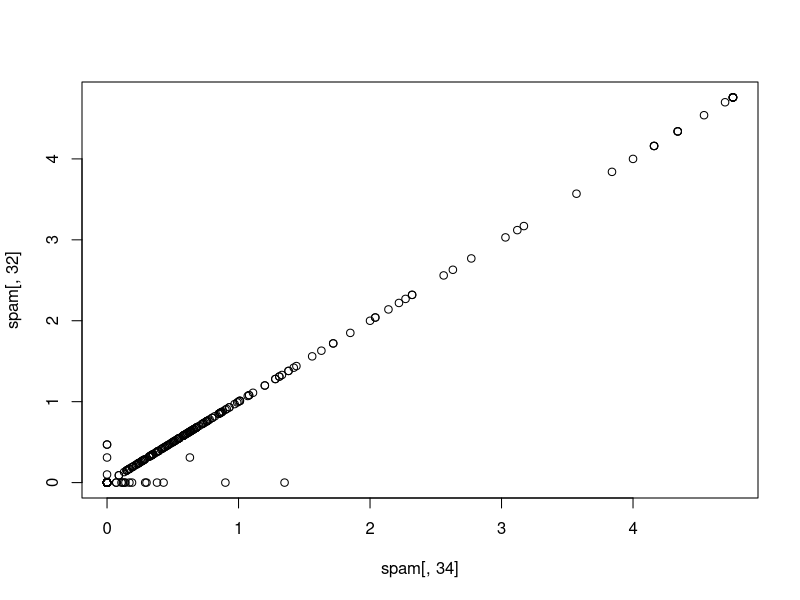
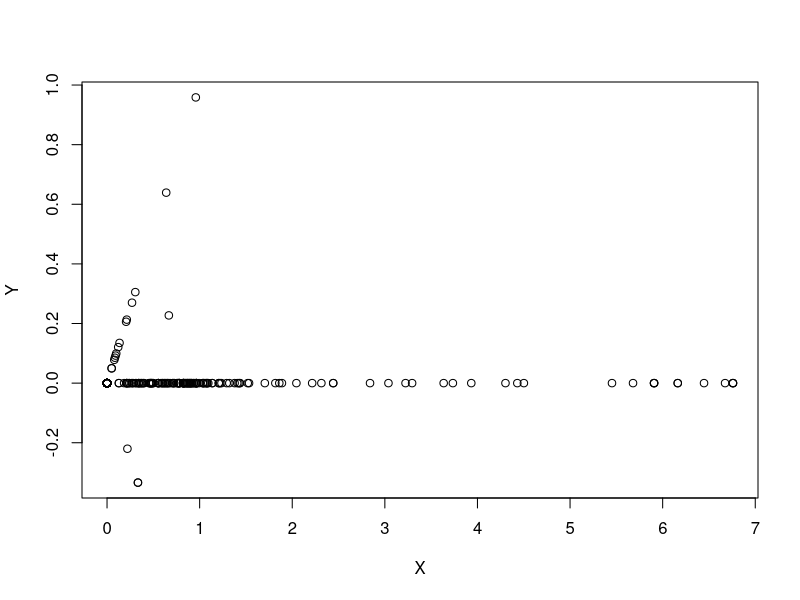
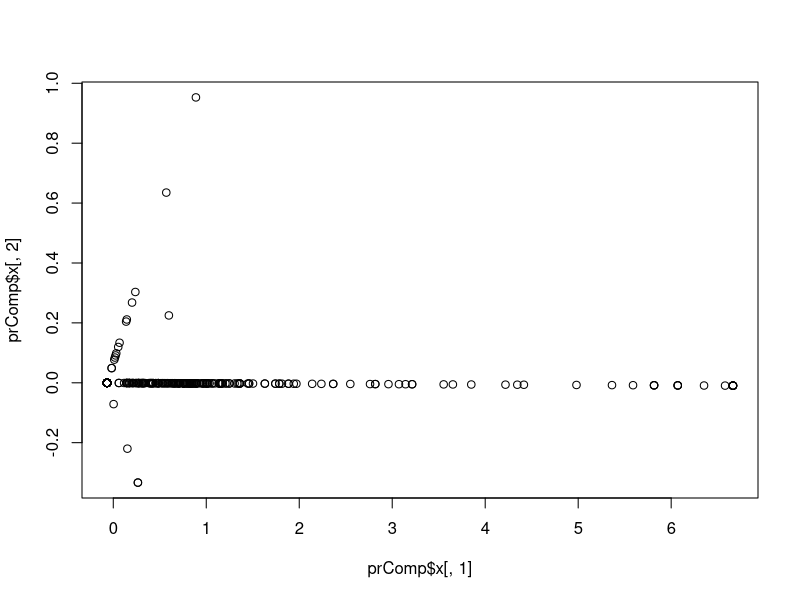
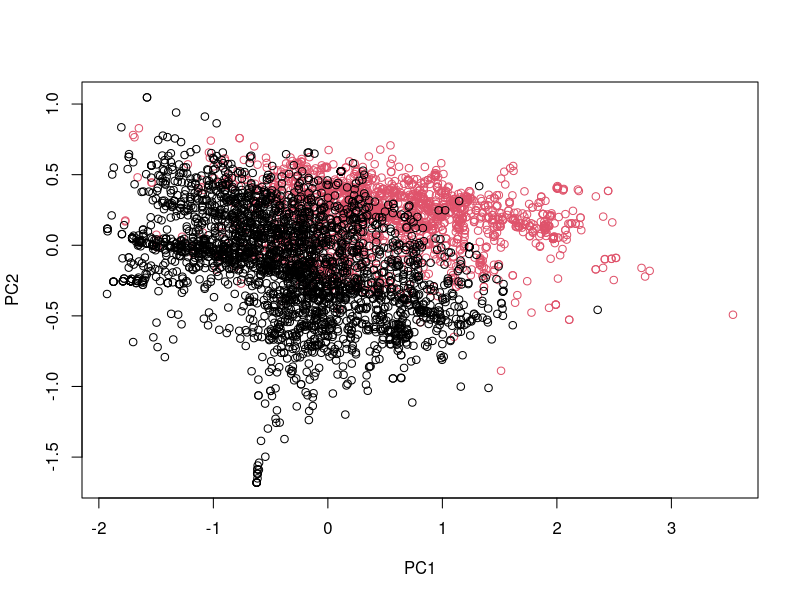
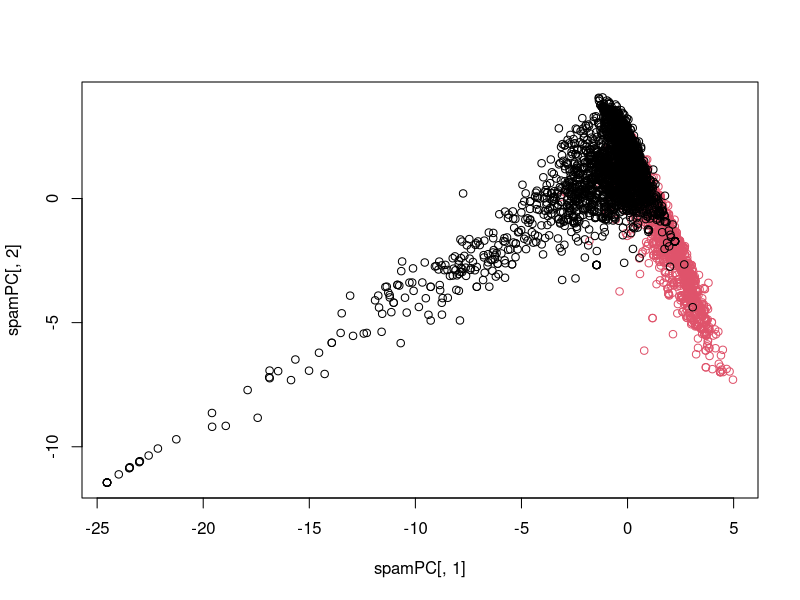

The R script that drew these images, in order: (Note: this script raises an error after producing the figures.)
## ---- chunk 1
library(caret); library(kernlab); data(spam)
inTrain <- createDataPartition(y=spam$type,
                              p=0.75, list=FALSE)
training <- spam[inTrain,]
testing <- spam[-inTrain,]

#First calculate the correlation between all variables except for outcome variable;
#take the absolute value
M <- abs(cor(training[,-58]))
#Set the diagonal of the matrix(M) to 0, as variables correlation to themselves = 1
diag(M) <- 0
which(M > 0.8, arr.ind=T)
## ---- chunk 2
names(spam)[c(34,32)]
## ---- chunk 3
plot(spam[,34],spam[,32])
## ---- chunk 4
X <- 0.71*training$num415 + 0.71*training$num857
Y <- 0.71*training$num415 - 0.71*training$num857
plot(X,Y)
## ---- chunk 5
smallSpam <- spam[,c(34,32)]
prComp <- prcomp(smallSpam)
plot(prComp$x[,1],prComp$x[,2])
## ---- chunk 6
## This is why .71 was used in the addition and subtraction above 
prComp$rotation
## ---- chunk 7
#This first variable colors points; so when typeColor = 2, makes it red
typeColor <- ((spam$type=="spam")*1 + 1)
#calcultes the principal components on the entire dataset
#the log10 trasform +1 was applied to make the data appear more Gaussian
prComp <- prcomp(log10(spam[,-58]+1))
#principal component 1 is no longer a simple addition of two variables(could be quite complitated combination) but its the combination that explains the most variation in the data; the second PC is the second best explanation of the variance
plot(prComp$x[,1], prComp$x[,2], col=typeColor, xlab="PC1", ylab="PC2")
## ---- chunk 8
preProc <- preProcess(log10(spam[,-58]+1), method="pca", pcaComp=2)
spamPC <- predict(preProc, log10(spam[,-58]+1))
plot(spamPC[,1],spamPC[,2], col=typeColor)
## ---- chunk 9
preProc <- preProcess(log10(training[,-58]+1),method="pca",pcaComp=2)
trainPC <- predict(preProc,log10(training[,-58]+1))
modelFit <- train(training$type ~.,method="glm",data=trainPC)
## ---- chunk 10
testPC <- predict(preProc, log10(testing[,-58]+1))
confusionMatrix(testing$type, predict(modelFit, testPC))
## ---- chunk 11
modelFit <- train(training$type ~., method="glm", preProcess="pca", data=training)
confusionMatrix(testing$type, predict(modelFit, testing))
